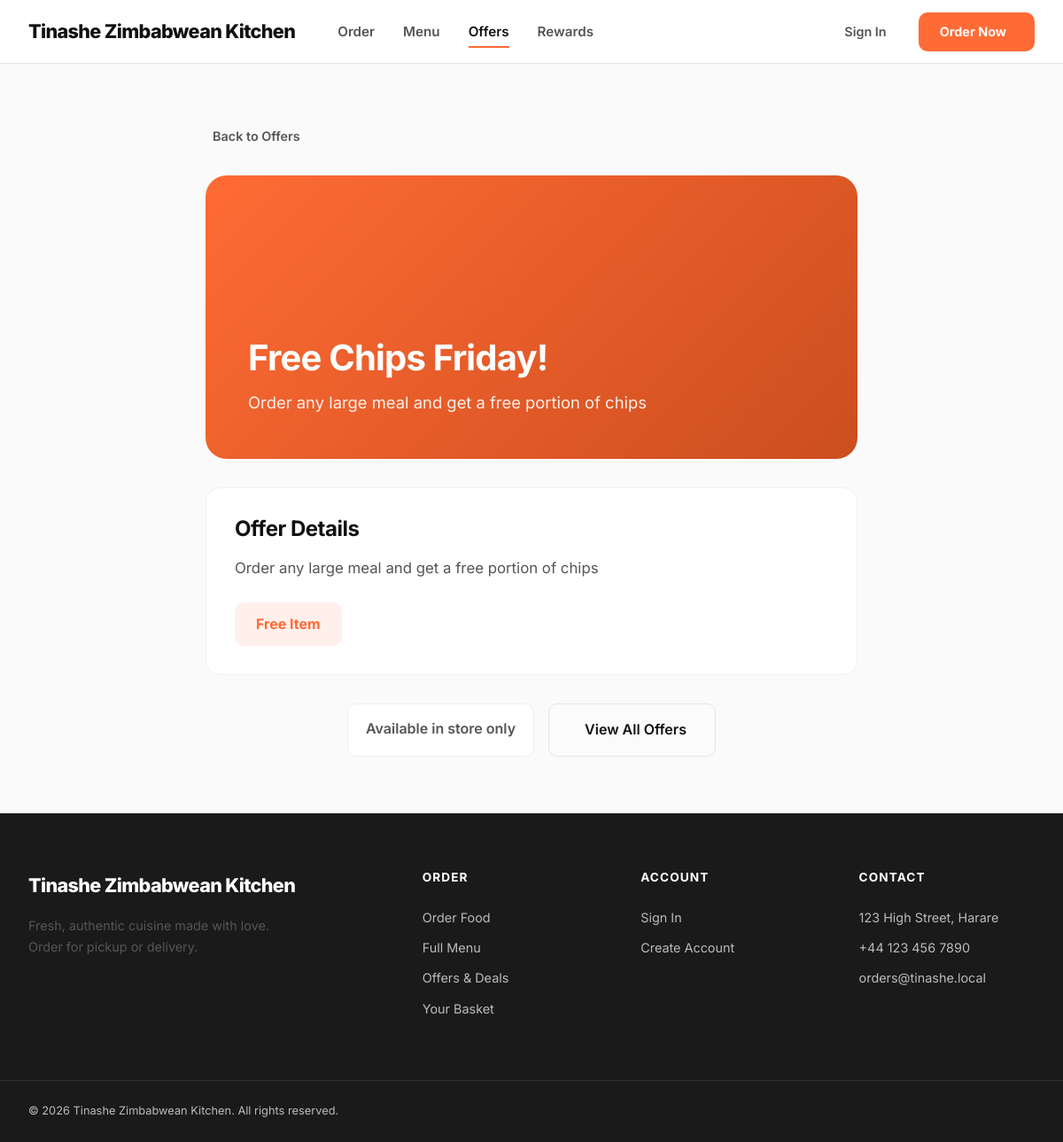
The app's page /offers/1/ with its own data.
### apps/core/models.py (models this page shows, shortened)
class SiteSettings(models.Model):
    shop_name = models.CharField(max_length=100, default="My Restaurant")
    address = models.TextField(default="123 High Street, Harare")
    phone = models.CharField(max_length=30, blank=True)
    email = models.EmailField(blank=True)
    opening_hours = models.JSONField(default=dict, blank=True)
    currency = models.CharField(max_length=3, default="GBP")
    logo = models.ImageField(upload_to="site/", blank=True, validators=LOGO_IMAGE_VALIDATORS)
    favicon = models.ImageField(upload_to="site/", blank=True, validators=FAVICON_IMAGE_VALIDATORS)
    theme_color = models.CharField(max_length=7, default="#FF6B35", help_text="Hex color code for PWA theme")
    facebook_url = models.URLField(blank=True)
    instagram_url = models.URLField(blank=True)
    twitter_url = models.URLField(blank=True)
    created_at = models.DateTimeField(auto_now_add=True)
    updated_at = models.DateTimeField(auto_now=True)
    class Meta:
        verbose_name = "Site Settings"
        verbose_name_plural = "Site Settings"
    @classmethod
    def get(cls):
        settings, _ = cls.objects.get_or_create(pk=1)
        return settings

### apps/offers/models.py (models this page shows, shortened)
class Offer(models.Model):
    class OfferType(models.TextChoices):
        PERCENTAGE = "percentage", "Percentage Off"
        FIXED = "fixed", "Fixed Amount Off"
        FREE_ITEM = "free_item", "Free Item"
        BUNDLE = "bundle", "Bundle Deal"
    name = models.CharField(max_length=100)
    description = models.TextField()
    offer_type = models.CharField(max_length=20, choices=OfferType.choices)
    value = models.DecimalField(
        max_digits=6,
        decimal_places=2,
        validators=[MinValueValidator(Decimal("0.00"))]
    )
    minimum_order_amount = models.DecimalField(
        max_digits=6,
        decimal_places=2,
        default=Decimal("0.00"),
        validators=[MinValueValidator(Decimal("0.00"))],
        help_text="Minimum order amount to qualify for this offer"
    )
    applicable_items = models.ManyToManyField(
        "menu.MenuItem",
        blank=True,
        related_name="applicable_offers",
        help_text="Leave empty to apply to all items"
    )
    applicable_categories = models.ManyToManyField(
        "menu.MenuCategory",
        blank=True,
        related_name="applicable_offers",
        help_text="Leave empty to apply to all categories"
    )
    start_date = models.DateTimeField()
    end_date = models.DateTimeField()
    is_active = models.BooleanField(default=True)
    hero_title = models.CharField(max_length=100, blank=True)
    hero_subtitle = models.CharField(max_length=200, blank=True)
    hero_image = models.ImageField(upload_to="offers/hero/", blank=True, validators=MENU_IMAGE_VALIDATORS)
    display_on_hero = models.BooleanField(
        default=False,
        help_text="Show this offer on the homepage hero banner"
    )
    display_order = models.PositiveIntegerField(default=0)
    usage_count = models.PositiveIntegerField(default=0)
    max_usage_count = models.PositiveIntegerField(
        default=0,
        help_text="0 = unlimited"
    )
    created_at = models.DateTimeField(auto_now_add=True)
    updated_at = models.DateTimeField(auto_now=True)
    class Meta:
        verbose_name = "Offer"
        verbose_name_plural = "Offers"
        ordering = ["display_order", "-created_at"]
    def is_valid(self):
        now = timezone.now()
        if not self.is_active:
            return False
        if now < self.start_date or now > self.end_date:
            return False
        if self.max_usage_count > 0 and self.usage_count >= self.max_usage_count:
            return False
        return True
    def supports_checkout_discount(self):
        return self.offer_type in {
            self.OfferType.PERCENTAGE,
            self.OfferType.FIXED,
        }

### apps/offers/views.py (the view)
# urls.py: path("<int:pk>/", views.offer_detail, name="detail"),
def offer_detail(request, pk):
    offer = get_object_or_404(_active_offer_queryset(), pk=pk)
    if not offer.is_valid():
        raise Http404("Offer is no longer available.")
    template = "desktop/offers/offer_detail.html" if getattr(request, "is_desktop", True) else "offers/offer_detail.html"
    return render(
        request,
        template,
        {
            "offer": offer,
            "offer_selected": selected_offer_id(request) == offer.id,
            "offer_can_activate": offer.supports_checkout_discount(),
        },
    )

### apps/cart/services.py (called while the page is built, shortened)
    def get_items(self):
        items = []
        return items

    def get_total(self):
        total = Decimal('0.00')
        for item in self.get_items():
            total += item['line_total']
        return total

    def get_count(self):
        count = 0
        return count

### apps/config/context_processors.py (called while the page is built)
def site_settings(request):
    return {
        "site_settings": SiteSettings.get(),
    }

### apps/core/context_processors.py (called while the page is built)
def cart_context(request):
    cart = CartService(request)
    return {
        "cart_items": cart.get_items(),
        "cart_total": float(cart.get_total()),
        "cart_count": cart.get_count(),
        "is_desktop": getattr(request, "is_desktop", True),
    }

### apps/offers/views.py (called while the page is built)
def _active_offer_queryset():
    now = timezone.now()
    return Offer.objects.filter(
        is_active=True,
        start_date__lte=now,
        end_date__gte=now,
    ).order_by("display_order", "-created_at")

### apps/orders/services.py (called while the page is built)
def selected_offer_id(request):
    raw_offer_id = request.session.get(ACTIVE_OFFER_SESSION_KEY)
    try:
        return int(raw_offer_id)
    except (TypeError, ValueError):
        return None

### templates/desktop/offers/offer_detail.html (shortened to what this page needs)
{% extends "desktop/base.html" %}
{% load media_tags %}
{% block content %}
<section class="section">
    <div class="container" style="max-width: 800px;">
        <div style="margin-bottom: 2rem;">
            <a href="{% url 'offers:list' %}" style="color: var(--text-secondary); font-size: 0.9rem; font-weight: 600; display: inline-flex; align-items: center; gap: 0.5rem;">
                Back to Offers
            </a>
        </div>
        <div style="border-radius: var(--radius-xl); overflow: hidden; position: relative; min-height: 320px; display: flex; align-items: flex-end; margin-bottom: 2rem;">
            <div style="position: absolute; inset: 0; background: linear-gradient(135deg, var(--brand) 0%, var(--brand-dark) 100%);">
            </div>
            <div style="position: relative; z-index: 2; padding: 3rem; color: white; width: 100%;">
                <h1 style="font-size: 2.5rem; margin-bottom: 0.75rem;">{{ offer.hero_title|default:offer.name }}</h1>
                <p style="font-size: 1.15rem; color: rgba(255,255,255,0.9); max-width: 600px;">{{ offer.hero_subtitle|default:offer.description }}</p>
            </div>
        </div>
        <div style="background: var(--surface); border-radius: var(--radius-lg); border: 1px solid var(--border-light); padding: 2rem; margin-bottom: 2rem;">
            <h2 style="font-size: 1.5rem; margin-bottom: 1rem;">Offer Details</h2>
            <p style="color: var(--text-secondary); font-size: 1.05rem; line-height: 1.7; margin-bottom: 1.5rem;">{{ offer.description }}</p>
            <div style="display: flex; gap: 1rem; flex-wrap: wrap;">
                <div style="padding: 0.75rem 1.5rem; background: var(--brand-light); border-radius: var(--radius); font-weight: 700; color: var(--brand);">
                    {% if offer.offer_type == "percentage" %}
                    Save {{ offer.value|floatformat:0 }}%
                    {% elif offer.offer_type == "fixed" %}
                    Save £{{ offer.value|floatformat:2 }}
                    {% else %}
                    {{ offer.get_offer_type_display }}
                    {% endif %}
                </div>
            </div>
        </div>
        <div style="display: flex; gap: 1rem; justify-content: center; flex-wrap: wrap;">
            {% if offer_can_activate %}
            <form method="post" action="{% url 'offers:activate' offer.id %}" style="margin: 0;">
                {% csrf_token %}
                <input type="hidden" name="next" value="{% url 'menu:menu' %}">
                <button type="submit" class="hero-btn-primary" style="border: none;">
                    <i class="ph-bold ph-fork-knife"></i>
                    {% if offer_selected %}Offer Active{% else %}Activate Offer & Order{% endif %}
                </button>
            </form>
            {% else %}
            <div style="padding: 0.9rem 1.25rem; border-radius: var(--radius); background: var(--surface); border: 1px solid var(--border-light); color: var(--text-secondary); font-weight: 600;">
                Available in store only
            </div>
            {% endif %}
            <a href="{% url 'offers:list' %}" class="hero-btn-secondary" style="text-decoration: none; color: var(--text); border-color: var(--border);">
                View All Offers
            </a>
        </div>
    </div>
</section>
{% endblock %}

### templates/desktop/base.html (shortened to what this page needs)
{% load static %}
<!DOCTYPE html>
<html lang="en">
<head>
    <link rel="stylesheet" href="{% static 'css/desktop.css' %}">
</head>
<body>
    <header class="site-header">
        <div class="header-inner">
            <div class="header-left">
                <a href="{% url 'core:home' %}" class="logo">
                    <div class="logo-text">
                        {{ site_settings.shop_name }}
                    </div>
                </a>
                <nav class="main-nav">
                    <a href="{% url 'core:home' %}" class="{% if request.resolver_match.url_name == 'home' %}active{% endif %}">Order</a>
                    <a href="{% url 'menu:menu' %}" class="{% if 'menu' in request.path and request.resolver_match.url_name != 'home' %}active{% endif %}">Menu</a>
                    <a href="{% url 'offers:list' %}" class="{% if 'offers' in request.path %}active{% endif %}">Offers</a>
                    <a href="{% url 'loyalty:dashboard' %}" class="{% if 'rewards' in request.path %}active{% endif %}">Rewards</a>
                </nav>
            </div>
            <div class="header-right">
                <a href="{% url 'orders:cart' %}" class="header-icon-btn">
                </a>
                {% if request.user.is_authenticated %}
                <a href="{% url 'accounts:profile' %}" class="btn-account">
                    <i class="ph ph-user-circle" style="font-size:1.25rem;"></i>
                    {{ request.user.first_name }}
                </a>
                {% else %}
                <a href="{% url 'account_login' %}" class="btn-account">
                    Sign In
                </a>
                <a href="{% url 'account_signup' %}" class="btn-order">
                    Order Now
                </a>
                {% endif %}
            </div>
        </div>
    </header>
    <main>
        {% block content %}{% endblock %}
    </main>
    <footer class="site-footer">
        <div class="footer-main">
            <div class="footer-brand">
                <a href="{% url 'core:home' %}" class="logo">
                    {{ site_settings.shop_name }}
                </a>
                <p>{{ site_settings.shop_description|default:"Fresh, authentic cuisine made with love. Order for pickup or delivery." }}</p>
            </div>
            <div class="footer-col">
                <h4>Order</h4>
                <a href="{% url 'core:home' %}">Order Food</a>
                <a href="{% url 'menu:menu' %}">Full Menu</a>
                <a href="{% url 'offers:list' %}">Offers & Deals</a>
                <a href="{% url 'orders:cart' %}">Your Basket</a>
            </div>
            <div class="footer-col">
                <h4>Account</h4>
                {% if request.user.is_authenticated %}
                <a href="{% url 'accounts:profile' %}">My Profile</a>
                <a href="{% url 'accounts:order_history' %}">Order History</a>
                <a href="{% url 'loyalty:dashboard' %}">Rewards</a>
                <a href="{% url 'account_logout' %}">Sign Out</a>
                {% else %}
                <a href="{% url 'account_login' %}">Sign In</a>
                <a href="{% url 'account_signup' %}">Create Account</a>
                {% endif %}
            </div>
            <div class="footer-col">
                <h4>Contact</h4>
                {% if site_settings.address %}
                <a href="#">{{ site_settings.address }}</a>
                {% endif %}
                {% if site_settings.phone %}
                <a href="tel:{{ site_settings.phone }}">{{ site_settings.phone }}</a>
                {% endif %}
                {% if site_settings.email %}
                <a href="mailto:{{ site_settings.email }}">{{ site_settings.email }}</a>
                {% endif %}
            </div>
        </div>
        <div class="footer-bottom">
            <div class="footer-bottom-inner">
                <span>&copy; {% now "Y" %} {{ site_settings.shop_name }}. All rights reserved.</span>
            </div>
        </div>
    </footer>
</body>
</html>

### records on screen
SiteSettings: shop_name "Tinashe Zimbabwean Kitchen", address "123 High Street, Harare", phone "+44 123 456 7890", email "orders@tinashe.local"
Offer: hero_title "Free Chips Friday!", hero_subtitle "Order any large meal and get a free portion of chips", description "Order any large meal and get a free portion of chips", offer_type "Free Item"
